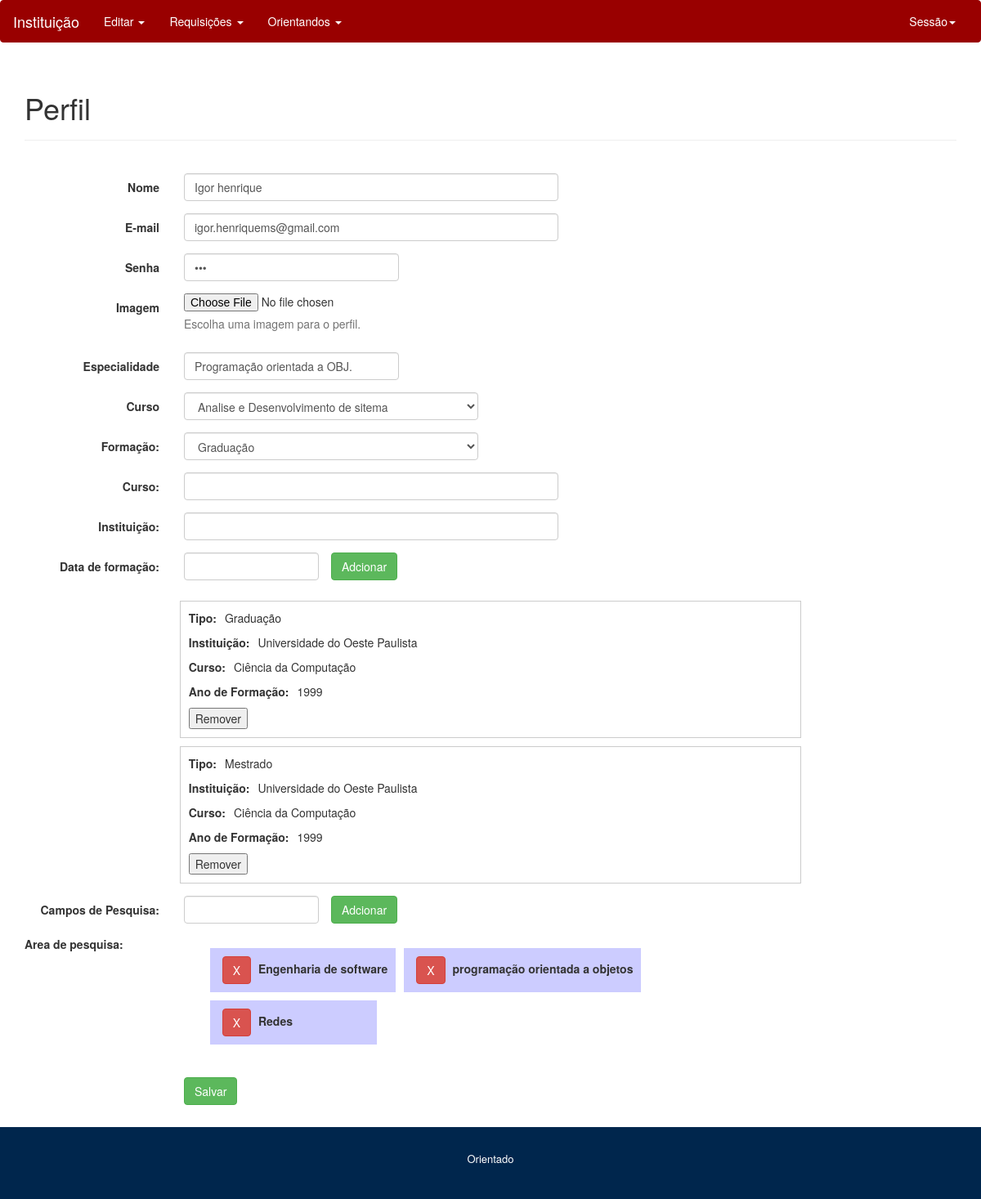
The app's page /pag_docentes/home.php?link=crud/cad_docentes.php (signed in) with its own data.
### tables this page shows
CREATE TABLE IF NOT EXISTS `docentes` (
  `id` int(11) NOT NULL AUTO_INCREMENT,
  `especialidade` varchar(45) DEFAULT NULL,
  `cursos_id` int(11) DEFAULT NULL,
  `users_id` int(11) NOT NULL,
  PRIMARY KEY (`id`,`users_id`),
  KEY `fk_docentes_cursos1_idx` (`cursos_id`),
  KEY `fk_docentes_users1_idx` (`users_id`)
);

CREATE TABLE IF NOT EXISTS `users` (
  `id` int(11) NOT NULL AUTO_INCREMENT,
  `nome` varchar(250) DEFAULT NULL,
  `email` varchar(250) DEFAULT NULL,
  `img` varchar(250) DEFAULT NULL,
  `senha` varchar(45) DEFAULT NULL,
  `nivel` int(11) DEFAULT NULL,
  PRIMARY KEY (`id`)
);

CREATE TABLE IF NOT EXISTS `formacoes` (
  `id` int(11) NOT NULL AUTO_INCREMENT,
  `nome` varchar(255) DEFAULT NULL,
  `tipo` varchar(200) DEFAULT NULL,
  `ano` int(11) DEFAULT NULL,
  `instituicao` varchar(255) DEFAULT NULL,
  `users_id` int(11) NOT NULL,
  PRIMARY KEY (`id`),
  KEY `fk_formacoes_users1_idx` (`users_id`)
);

CREATE TABLE IF NOT EXISTS `pesquisa` (
  `idpesquisa` int(11) NOT NULL AUTO_INCREMENT,
  `nome` varchar(45) DEFAULT NULL,
  `users_id` int(11) NOT NULL,
  PRIMARY KEY (`idpesquisa`,`users_id`),
  KEY `fk_pesquisas_users1_idx` (`users_id`)
);

### controlador/Contr_Docente.php (called while the page is built, shortened)
<?php
include_once '../classe/user.php';
include_once '../classe/Docente.php';
include_once('../classe/Formacao.php');
include_once('../classe/Pesquisa.php');
include_once('../classe/Curso.php');
include_once('../DAO/CursoDAO.php');
include_once('../DAO/DocenteDAO.php');
include_once('../DAO/FormacaoDAO.php');
include_once('classe/Docente.php');
include_once('classe/user.php');
include_once '/DAO/CursoDAO.php';
include_once '/DAO/DocenteDAO.php';
include_once('/classe/Curso.php');
class Contr_Docente {
    private $docenteDAO;
    private $cursoDAO;
    private $docente;
    private $listaCurso;
    function __construct() {
       $this->docenteDAO = new DocenteDAO();
       $this->docente= new Docente();
       $this->cursoDAO = new CursoDAO();
    }
    function getDocente() {
        return $this->docente;
    }
    function getListaCurso() {
        if(empty($this->listaCurso)){
            $this->cursoall();
        }
        return $this->listaCurso;
    }
    function Consultaid($id){
        $this->docente = $this->docenteDAO->ConsultarId($id);
    }
    function cursoall(){
        $this->listaCurso =  $this->cursoDAO->cursoConsulta();
    }
}

### DAO/DocenteDAO.php (called while the page is built, shortened)
<?php
class DocenteDAO {
    function ConsultarId($id){
        $conn = Conexao::getconexao();
        $docente = new Docente();
        $i=0;
        try {
            $sql  = "SELECT * from users u, docentes d where u.id = d.users_id and u.id = :id";
            $conn->query('SET NAMES utf8');
            $stmt = $conn->prepare($sql);
            $stmt->bindValue(':id', $id , PDO::PARAM_INT);
            if($stmt->execute()){
                $linha = $stmt->fetch(PDO::FETCH_ASSOC);
                $docente->setId($linha['id']);
                $docente->setEmail($linha['email']);
                $docente->setNome($linha['nome']);
                $docente->setSenha($linha['senha']);
                $docente->setNivel($linha['nivel']);
                $docente->setCurso($linha['cursos_id']);
                $docente->setEspecialidade($linha['especialidade']);
                $docente->setImg($linha['img']);
                $sql  = "select * from formacoes where users_id = :id";
                $stmt = $conn->prepare($sql);
                $stmt->bindValue(':id', $id , PDO::PARAM_INT);
                $stmt->execute();
                $lista = array();
                foreach ($stmt->fetchAll(PDO::FETCH_ASSOC) as $linha){
                    $formacao = new Formacao();
                    $formacao->setId($linha['id']);
                    $formacao->setNome($linha['nome']);
                    $formacao->setInstituicao($linha['instituicao']);
                    $formacao->setTipo($linha['tipo']);
                    $formacao->setAno($linha['ano']);
                    $lista[$i++] = $formacao;
                }
                $docente->setFormacao($lista);
                $sql  = "select * from pesquisa where users_id = :id";
                $stmt = $conn->prepare($sql);
                $stmt->bindValue(':id', $id, PDO::PARAM_INT);
                $stmt->execute();
                $lista = array();
                $i = 1;
                foreach ($stmt->fetchAll(PDO::FETCH_ASSOC) as $linha){
                    $pesquisa = new Pesquisa();
                    $pesquisa->setId($linha['idpesquisa']);
                    $pesquisa->setNome($linha['nome']);
                    $lista[$i++] = $pesquisa;
                }
                $docente->setPesquisa($lista);
                return $docente;
            }  else {
                return false;
            }
        } catch( Exception $e ){
             echo $e->getMessage();
             return false;
         }
    }
}

### classe/User.php (called while the page is built, shortened)
<?php
class User {
    private $senha;
    private $nome;
    private $email;
    function getSenha() {
        return $this->senha;
    }
    function getNome() {
        return $this->nome;
    }
    function getEmail() {
        return $this->email;
    }
    function setSenha($senha) {
        $this->senha = $senha;
    }
    function setNome($nome) {
        $this->nome = $nome;
    }
    function setEmail($email) {
        $this->email = $email;
    }
}

### classe/Docente.php (called while the page is built, shortened)
<?php
include_once 'User.php';
include_once 'Formacao.php';
include_once 'Pesquisa.php';
class Docente extends User{
    private $especialidade;
    private $formacao;
    private $pesquisa;
    private $curso;
    function __construct() {
        $this->formacao = new Formacao();
        $this->pesquisa = new Pesquisa();
    }
    function getCurso() {
        return $this->curso;
    }
    function setCurso($curso) {
        $this->curso = $curso;
    }
    function getEspecialidade() {
        return $this->especialidade;
    }
    function getFormacao() {
        return $this->formacao;
    }
    function getPesquisa() {
        return $this->pesquisa;
    }
    function setEspecialidade($especialidade) {
        $this->especialidade = $especialidade;
    }
    function setFormacao($formacao) {
        $this->formacao = $formacao;
    }
    function setPesquisa($pesquisa) {
        $this->pesquisa = $pesquisa;
    }
}
?>

### DAO/CursoDAO.php (called while the page is built, shortened)
<?php
class CursoDAO {
    function cursoConsulta(){
        $conn = Conexao::getconexao();
        $lista = array();
        $i=0;
        try {
            $sql  = "select * from cursos";
            $stmt = $conn->prepare($sql);
            $stmt->execute();
            $query = $stmt->fetchAll(PDO::FETCH_ASSOC);
            if($query){
                foreach ($query as $linha ){
                    $curso = new Curso();
                    $curso->setId($linha['id']);
                    $curso->setNome($linha['nome']);
                    $curso->setTempo($linha['duracao']);
                    $lista[$i++] = $curso;
                }
                return $lista;
            }else{
                return null;
            }
        } catch( Exception $e ){
             echo $e->getMessage();
             $conn->rollBack();
             return false;
         }
    }
}

### classe/Curso.php (called while the page is built, shortened)
<?php
class Curso {
    private $id;
    private $nome;
    function getId() {
        return $this->id;
    }
    function getNome() {
        return $this->nome;
    }
    function setId($id) {
        $this->id = $id;
    }
    function setNome($nome) {
        $this->nome = $nome;
    }
}

### classe/Formacao.php (called while the page is built)
<?php
class Formacao {
    private $id;
    private $nome;
    private $tipo;
    private $ano;
    private $instituicao;
    function getId() {
        return $this->id;
    }
    function getNome() {
        return $this->nome;
    }
    function getTipo() {
        return $this->tipo;
    }
    function getAno() {
        return $this->ano;
    }
    function getInstituicao() {
        return $this->instituicao;
    }
    function setId($id) {
        $this->id = $id;
    }
    function setNome($nome) {
        $this->nome = $nome;
    }
    function setTipo($tipo) {
        $this->tipo = $tipo;
    }
    function setAno($ano) {
        $this->ano = $ano;
    }
    function setInstituicao($instituicao) {
        $this->instituicao = $instituicao;
    }
}

### classe/Pesquisa.php (called while the page is built)
<?php
class Pesquisa {
    private $id;
    private $nome;
    function getId() {
        return $this->id;
    }
    function getNome() {
        return $this->nome;
    }
    function setId($id) {
        $this->id = $id;
    }
    function setNome($nome) {
        $this->nome = $nome;
    }
}

### pag_docentes/crud/cad_docentes.php (the view, shortened to what this page needs)
<?php
    include_once("../controlador/Contr_Docente.php");
    $controlador = new Contr_Docente();
    $id = $_SESSION['login']['id'];
    if($id){
        $controlador->Consultaid($id);
    }else{
        echo "erro Informe o usuario";
    }
  ?>
<div class="container theme-showcase">
    <div class="page-header">
		<h1>Perfil</h1>
    </div>
    <div class="row">
        <div class="col-md-12">
            <form class="form-horizontal" id="form-add" method="POST" action="home.php?link=crud/cad_docentes.php" enctype="multipart/form-data">
                <div class="form-group">
                    <label for="inputEmail3" class="col-sm-2 control-label">Nome</label>
                    <div class="col-sm-5">
                        <input type="text" class="form-control" name="nome" placeholder="Nome Completo" value="<?php echo $controlador->getDocente()->getNome(); ?>">
                    </div>
                </div>
		<div class="form-group">
                    <label for="inputEmail3" class="col-sm-2 control-label">E-mail</label>
                    <div class="col-sm-5">
                        <input type="email" class="form-control" name="email" placeholder="E-mail institucional" value="<?php echo $controlador->getDocente()->getEmail(); ?>">
                    </div>
		</div>
		<div class="form-group">
                    <label for="inputPassword3" class="col-sm-2 control-label">Senha</label>
                    <div class="col-sm-3">
                        <input type="password" class="form-control" name="senha" placeholder="Senha" value="<?php echo $controlador->getDocente()->getSenha(); ?>">
                    </div>
		</div>
                <div class="form-group">
                    <label for="exampleInputFile" class="col-sm-2 control-label">Imagem</label>
                    <div class="col-sm-7">
                        <input type="file" id="img" name="img">
                    </div>
                    <p class="col-sm-4 help-block">Escolha uma imagem para o perfil.</p>
                </div>
                <div class="form-group">
                    <label for="input3" class="col-sm-2 control-label">Especialidade</label>
                    <div class="col-sm-3">
                        <input type="text" class="form-control" name="especialidade" value="<?php echo $controlador->getDocente()->getEspecialidade(); ?>">
                    </div>
		</div>
                <div class="form-group">
                    <label for="inputPassword3" class="col-sm-2 control-label">Curso</label>
                    <div class="col-sm-4">
                        <select class="form-control" name="curso">
                        <?php
                           if(!empty($controlador->getListaCurso())){
                                foreach ($controlador->getListaCurso() as $curso){
                                  if($curso->getId()== $controlador->getDocente()->getCurso()){
                                    echo  "<option value=\" {$curso->getId()} \" selected> {$curso->getNome()}</option>";
                                  }else{
                                      echo  "<option value=\" {$curso->getId()}\" > {$curso->getNome()}</option>";
                                  }
                                }
                           }
                        ?>
                        </select>
                    </div>
		</div>
                <div class="form-group">
                    <label for="tipo" class="col-sm-2 control-label">Formação: </label>
                    <div class="col-sm-4">
                        <select class="form-control" name="tipo" id="tipos" >
                            <option value="Graduação">Graduação</option>
                        </select>
                    </div>
		</div>
                <div class="form-group">
                    <label for="fomacao" class="col-sm-2 control-label">Curso: </label>
                    <div class="col-sm-5">
                        <input type="text" id="formacao" class="form-control">
                    </div>
		</div>
                <div class="form-group">
                    <label for="fomacao" class="col-sm-2 control-label">Instituição: </label>
                    <div class="col-sm-5">
                        <input type="text" id="instituicao" class="form-control">
                    </div>
                </div>
                <div class="form-group">
                    <label for="fomacao" class="col-sm-2 control-label">Data de formação: </label>
                    <div class="col-sm-2">
                        <input type="text" id="data" class="form-control">
                    </div>
                    <button type="button" id="btnadd" class="btn btn-success">Adcionar</button>
                </div>
                <div id="lista-formacao" class="form-group">
                 <?php
                    if($controlador->getDocente()->getFormacao()){
                        foreach ($controlador->getDocente()->getFormacao() as $linha){
                ?>
                        <div class="grupo-formacao" onclick="" id="teste1">
                            <p class="legenda">Tipo: </p>
                            <p><?php echo $linha->getTipo(); ?></p>
                            <p class="legenda">Instituição: </p>
                            <p> <?php echo $linha->getInstituicao(); ?></p>
                            <p class="legenda">Curso: </p>
                            <p><?php echo $linha->getNome();  ?></p>
                            <p class="legenda">Ano de Formação: </p>
                            <p><?php echo $linha->getAno();  ?></p>
                            <button type="button" id="btn-remove-formacao" value="<?php echo $linha->getId();  ?>" onclick="remover(this);" >Remover</button>
                        </div>
                <?php
                    }}
                ?>
                </div>
                <div class="form-group">
                    <label for="fomacao" class="col-sm-2 control-label">Campos de Pesquisa: </label>
                    <div class="col-sm-2">
                        <input type="text" id="pesquisa" class="form-control">
                    </div>
                    <button type="button" id="btnpesquisa" class="btn btn-success">Adcionar</button>
                </div>
                <p class="legenda">Area de pesquisa: </p>
                <div id="lista-pesquisa" class="form-group">
                   <ul>
                <?php
                        if($controlador->getDocente()->getPesquisa() != null){
                            $pesquisa = $controlador->getDocente()->getPesquisa();
                            foreach ($pesquisa as $key => $linha){
                ?>
                       <li class="pesquisa-itens">
                        <button type="button" id="btn-remove-pesquisa" class="btn btn-danger" onclick="remover(this);" value="<?php echo $linha->getId(); ?>">X</button>
                        <?php echo $linha->getNome(); ?>
                       </li>
                    <?php
                     }}
                    ?>
                    </ul>
                </div>
                <div class="form-group pdt-2">
                    <div class="col-sm-offset-2 col-sm-10">
                        <button type="submit" class="btn btn-success">Salvar</button>
                    </div>
		</div>
            </form>
        </div>
    </div>
</div>

### records on screen
docentes: nome "Igor henrique", email "igor.henriquems@gmail.com", especialidade "Programação orientada a OBJ."
formacoes: tipo "Graduação", instituicao "Universidade do Oeste Paulista", nome "Ciência da Computação", ano "1999", $linha->getId() 1 (drawn)
formacoes: tipo "Mestrado", instituicao "Universidade do Oeste Paulista", nome "Ciência da Computação", ano "1999", $linha->getId() 2 (drawn)
pesquisa: $linha->getId() 1 (drawn), nome "Engenharia de software"
pesquisa: $linha->getId() 2 (drawn), nome "programação orientada a objetos"
pesquisa: $linha->getId() 3 (drawn), nome "Redes"

### other values on screen
form field curso "Analise e Desenvolvimento de sitema"
